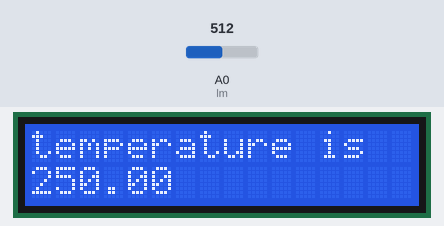
A sketch run on a simulated Arduino Uno, built with avr-gcc and run on an emulated ATmega328P. Parts: 16×2 character LCD. The inputs (shaded band) are chosen by the test bench; at power-on: A0 (lm) = 512.

Above: at 1.2 s.
1.3 s: A0 (lm) set to 716
At 2.3 s:
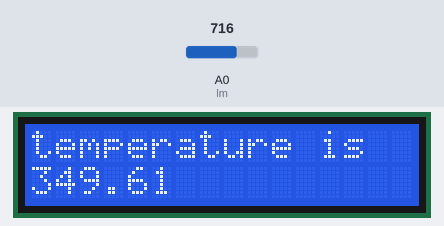
3.0 s: A0 (lm) set to 900
At 4.1 s:
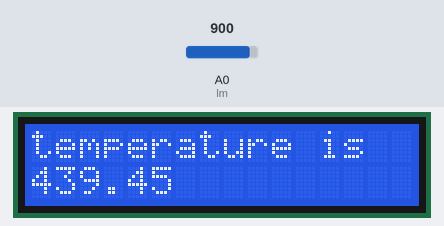
4.6 s: A0 (lm) set to 1023
At 5.9 s:
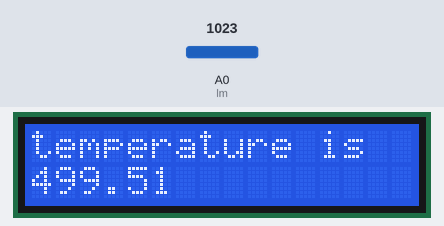
Timing chart, 0 to 7.6 s (numbered marks = the images above; inputs shaded):
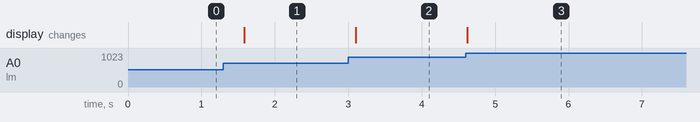

Measured:
- after the input at 1.3 s, the display: changes after 0.29 s (image 1)
- after the input at 3.0 s, the display: changes after 0.10 s (image 2)
- after the input at 4.6 s, the display: changes at once (image 3)

The sketch:

lccd_temperature.ino
```cpp
#include <LiquidCrystal.h>
LiquidCrystal lcd(7,8,9,10,11,12);
const int lm=A0;
void setup() {
  // put your setup code here, to run once:
lcd.begin(16,2);
}

void loop() {
  // put your main code here, to run repeatedly:
lcd.clear();
lcd.setCursor(0,0);
lcd.print("temperature is ");
int val=analogRead(lm);
float temp=(float)val*(5/10.24);
lcd.setCursor(0,1);
lcd.print(temp);
delay(500);
}
```
